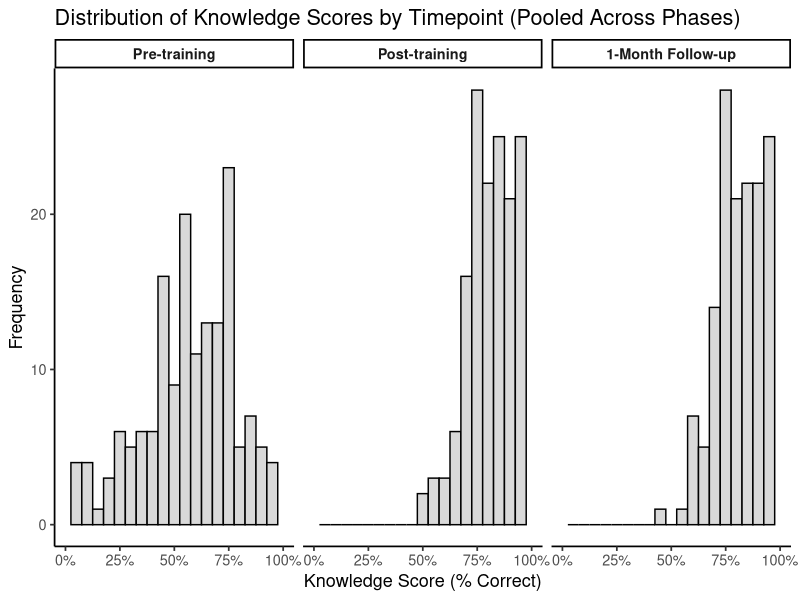
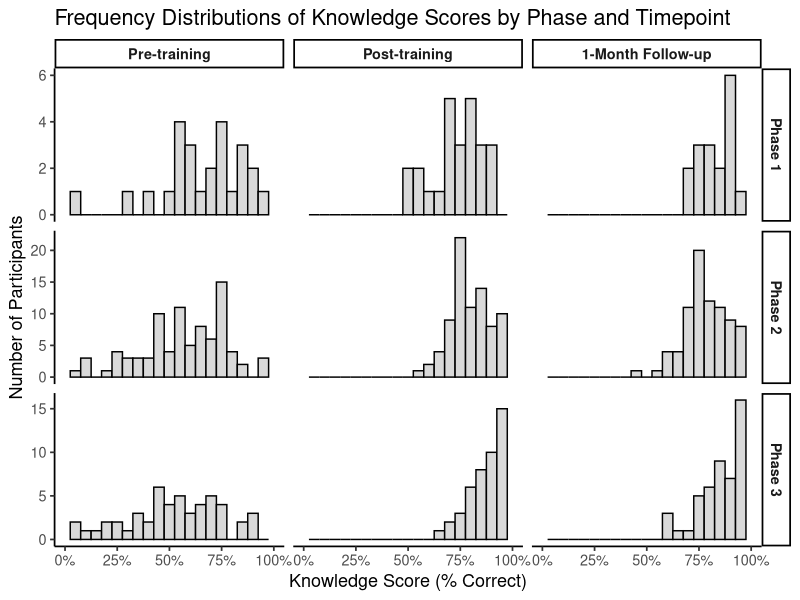
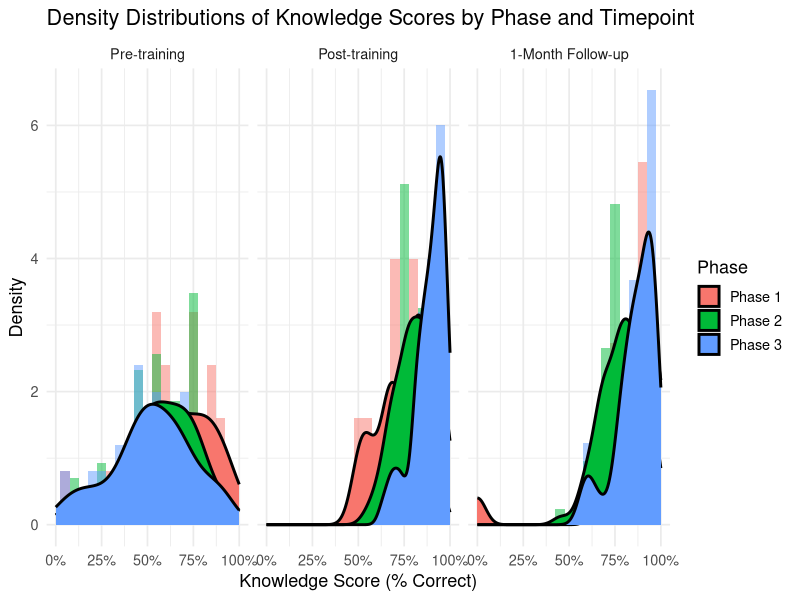
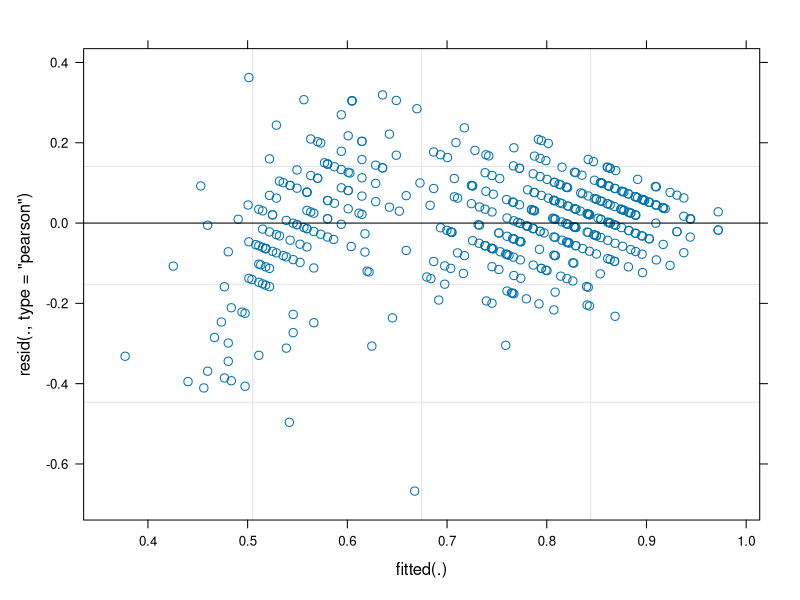
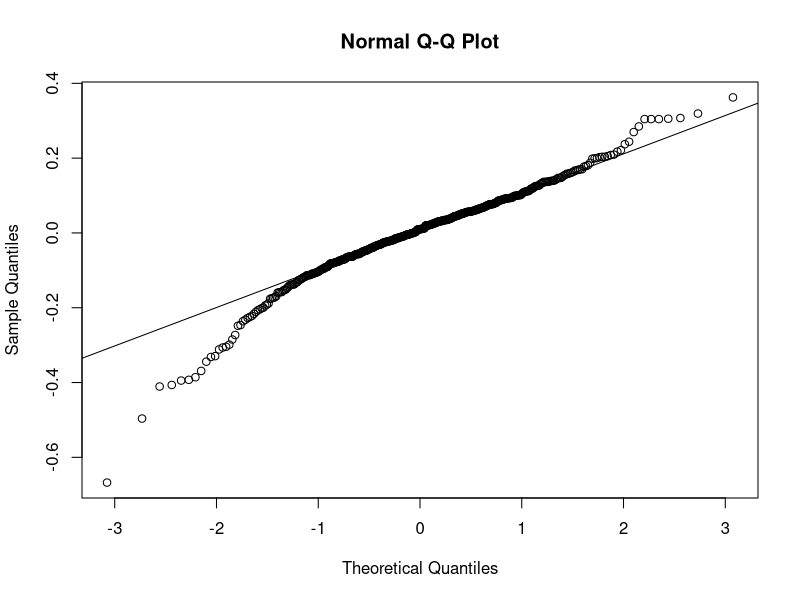
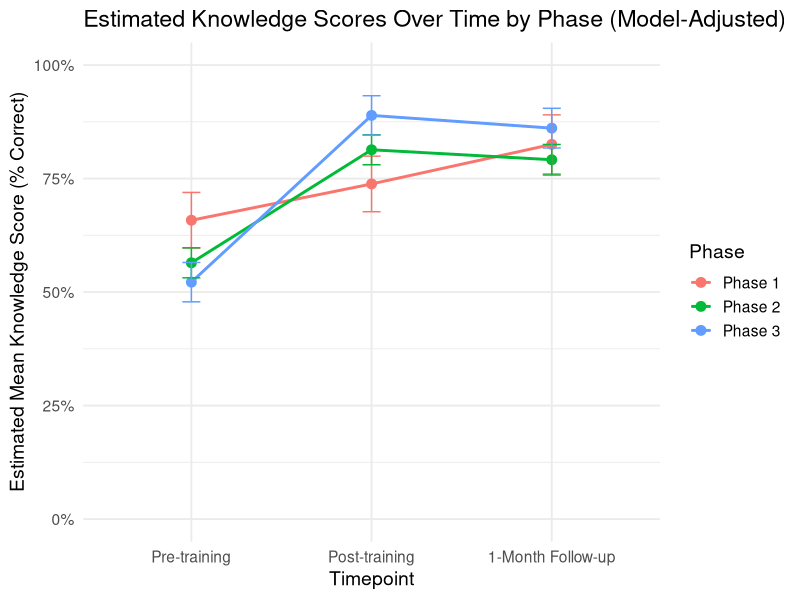

The R source for these figures, in order:
###############################################
# Linear Mixed-Effects Model (LMM) Analysis
# Diabetes Management Training – Knowledge Scores
#
# Purpose:
#   1) Describe and visualize knowledge score distributions (pre, post, follow-up)
#   2) Fit an LMM to test whether change over time differs by implementation Phase
#   3) Produce manuscript-ready outputs (diagnostics, EMM plot, fixed-effects table)
#
# Model (conceptual):
#   Score_ij = β0 + β1(Post) + β2(Follow) + β3(Phase2) + β4(Phase3)
#            + β5(Post×Phase2) + β6(Follow×Phase2)
#            + β7(Post×Phase3) + β8(Follow×Phase3)
#            + u_i + ε_ij
#   where u_i is a participant-specific random intercept.
###############################################

# -----------------------------
# 0) Setup
# -----------------------------
# Working directory: set to your local folder containing LMM_long.csv
# Tip: if sharing scripts, consider using here::here() to avoid hardcoding.
setwd("/Users/bryce/Desktop/SC_CTSI/Diabetes Prevention Management")

# -----------------------------
# 1) Libraries
# -----------------------------
# lme4       : fits linear mixed-effects models
# lmerTest   : adds Satterthwaite df + p-values for fixed effects (SAS-like)
# dplyr      : data manipulation
# readr      : CSV import
# emmeans    : estimated marginal means (LS-means) + contrasts
# ggplot2    : plotting
# scales     : percent formatting
# broom.mixed: tidy model output to tables
library(lme4)
library(lmerTest)
library(dplyr)
library(readr)
library(emmeans)
library(ggplot2)
library(scales)
library(broom.mixed)

# -----------------------------
# 2) Read data (long format)
# -----------------------------
# Expected columns:
#   ID        : participant identifier
#   Phase     : Phase 1 / Phase 2 / Phase 3 (between-subject factor)
#   Timepoint : pretraining / posttraining / followup (within-subject factor)
#   Score     : knowledge score as proportion correct (0–1)
lmm_data <- read_csv("LMM_long.csv")

# Quick integrity checks
head(lmm_data)
str(lmm_data)

# -----------------------------
# 3) Standardize factor coding + set manuscript labels ONCE
# -----------------------------
# IMPORTANT: Factor levels below define reference categories for interpretation:
#   - Timepoint reference = pretraining
#   - Phase reference     = Phase 1
#
# Also create one set of manuscript-ready labels to use consistently across ALL plots.
time_levels  <- c("pretraining", "posttraining", "followup")
time_labels  <- c("Pre-training", "Post-training", "1-Month Follow-up")

phase_levels <- c("Phase 1", "Phase 2", "Phase 3")
phase_labels <- c("Phase 1", "Phase 2", "Phase 3")

lmm_data <- lmm_data %>%
  mutate(
    ID = factor(ID),
    Timepoint = factor(Timepoint, levels = time_levels),
    Phase     = factor(Phase, levels = phase_levels),
    Score     = as.numeric(Score),
    
    # Manuscript-friendly display labels (use these for plotting only)
    Timepoint_label = factor(Timepoint, levels = time_levels, labels = time_labels),
    Phase_label     = factor(Phase,     levels = phase_levels, labels = phase_labels)
  )

# Convenience object for plotting (drop missing scores so ggplot doesn't warn)
plot_data <- lmm_data %>% filter(!is.na(Score))

# -----------------------------
# 4) Missingness check (descriptive)
# -----------------------------
# Shows attrition / missing data by timepoint.
table(lmm_data$Timepoint, is.na(lmm_data$Score))

# Optional: number of observations per participant (how many timepoints each contributes)
# lmm_data %>% count(ID) %>% count(n)

# -----------------------------
# 5) Fit the Linear Mixed-Effects Model
# -----------------------------
# Fixed effects:
#   Timepoint + Phase + Timepoint×Phase
# Random effects:
#   (1 | ID) participant-specific intercept (accounts for repeated measures)
#
# Missing data:
#   na.omit removes rows with missing Score; participants can still contribute partial data.
lmm <- lmer(
  Score ~ Timepoint * Phase + (1 | ID),
  data = lmm_data,
  na.action = na.omit
)

# Model summary with df + p-values (via lmerTest)
summary(lmm)

# -----------------------------
# 6) Descriptive distribution plots (manuscript-oriented)
# -----------------------------

# 6a) Pooled across phases: distribution by timepoint (3 panels; counts)
# Purpose: simple “orientation” figure for readers (like Dupuis et al.).
ggplot(plot_data, aes(x = Score)) +
  geom_histogram(
    binwidth = 0.05,
    fill = "grey85",
    color = "black"
  ) +
  facet_wrap(~ Timepoint_label, nrow = 1) +
  scale_x_continuous(
    labels = percent_format(accuracy = 1),
    limits = c(0, 1)
  ) +
  labs(
    title = "Distribution of Knowledge Scores by Timepoint (Pooled Across Phases)",
    x = "Knowledge Score (% Correct)",
    y = "Frequency"
  ) +
  theme_classic(base_size = 13) +
  theme(strip.text = element_text(face = "bold"))

# 6b) Stratified by phase and timepoint: counts with free y-scale
# Purpose: show distribution shape by phase/timepoint without Phase 2 dominating visually.
# NOTE: y-axis varies by panel to accommodate different sample sizes.
ggplot(plot_data, aes(x = Score)) +
  geom_histogram(
    binwidth = 0.05,
    fill = "grey85",
    color = "black"
  ) +
  facet_grid(Phase_label ~ Timepoint_label, scales = "free_y") +
  scale_x_continuous(
    labels = percent_format(accuracy = 1),
    limits = c(0, 1)
  ) +
  labs(
    title = "Frequency Distributions of Knowledge Scores by Phase and Timepoint",
    x = "Knowledge Score (% Correct)",
    y = "Number of Participants"
  ) +
  theme_classic(base_size = 13) +
  theme(
    strip.text = element_text(face = "bold"),
    panel.grid = element_blank()
  )

# 6c) Optional: density overlays (diagnostic / exploratory; usually Supplement-only)
# Purpose: compare distribution shapes (not counts) within each timepoint.
ggplot(plot_data, aes(x = Score, fill = Phase_label)) +
  geom_histogram(aes(y = after_stat(density)),
                 binwidth = 0.05, alpha = 0.5, position = "identity") +
  geom_density(color = "black", linewidth = 1) +
  facet_wrap(~ Timepoint_label) +
  scale_x_continuous(labels = percent_format(accuracy = 1), limits = c(0, 1)) +
  labs(
    title = "Density Distributions of Knowledge Scores by Phase and Timepoint",
    x = "Knowledge Score (% Correct)",
    y = "Density",
    fill = "Phase"
  ) +
  theme_minimal(base_size = 13)

# -----------------------------
# 7) Model diagnostics (assumptions checks)
# -----------------------------
# 7a) Residuals vs fitted: check for obvious patterns / heteroscedasticity
plot(lmm, which = 1)

# 7b) Normal Q–Q plot of residuals: check approximate normality
qqnorm(resid(lmm))
qqline(resid(lmm))

# -----------------------------
# 8) Estimated Marginal Means (LS-means) + plot (model-adjusted)
# -----------------------------
# EMMs are a clean way to visualize and report adjusted means per timepoint within each phase.
emm <- emmeans(lmm, ~ Timepoint | Phase)

emm_df <- as.data.frame(emm) %>%
  mutate(
    # Apply manuscript labels in the output dataframe so plots read cleanly
    Timepoint_label = factor(Timepoint, levels = time_levels, labels = time_labels),
    Phase_label     = factor(Phase,     levels = phase_levels, labels = phase_labels)
  )

head(emm_df)

ggplot(emm_df, aes(x = Timepoint_label, y = emmean, group = Phase_label, color = Phase_label)) +
  geom_line(linewidth = 1) +
  geom_point(size = 3) +
  geom_errorbar(aes(ymin = lower.CL, ymax = upper.CL), width = 0.1) +
  scale_y_continuous(labels = percent_format(accuracy = 1), limits = c(0, 1)) +
  labs(
    title = "Estimated Knowledge Scores Over Time by Phase (Model-Adjusted)",
    x = "Timepoint",
    y = "Estimated Mean Knowledge Score (% Correct)",
    color = "Phase"
  ) +
  theme_minimal(base_size = 14)

# Useful for exporting or inspecting the EMM table
emm_df

# -----------------------------
# 9) SAS-style fixed effects table (Solution for Fixed Effects)
# -----------------------------
# This mirrors PROC MIXED-style reporting: Estimate, SE, df, t, p, and 95% CI.
fixef_tbl <- broom.mixed::tidy(lmm, effects = "fixed", conf.int = TRUE) %>%
  transmute(
    Effect   = term,
    Estimate = estimate,
    SE       = std.error,
    DF       = df,
    tValue   = statistic,
    pValue   = p.value,
    CI_Lower = conf.low,
    CI_Upper = conf.high
  )

# Rounded version for manuscript tables
fixef_tbl_fmt <- fixef_tbl %>%
  mutate(across(where(is.numeric), ~ round(.x, 3)))

fixef_tbl_fmt

# -----------------------------
# Optional next steps (if needed)
# -----------------------------
# 1) Type III tests (SAS-like):
# anova(lmm, type = 3)
#
# 2) Planned contrasts within phase (Pre→Post, Pre→Follow, Post→Follow):
# emm_within <- emmeans(lmm, ~ Timepoint | Phase)
# pairs(emm_within, adjust = "tukey")
#
# 3) Export fixed effects table:
# write.csv(fixef_tbl_fmt, "FixedEffectsTable.csv", row.names = FALSE)
###############################################
